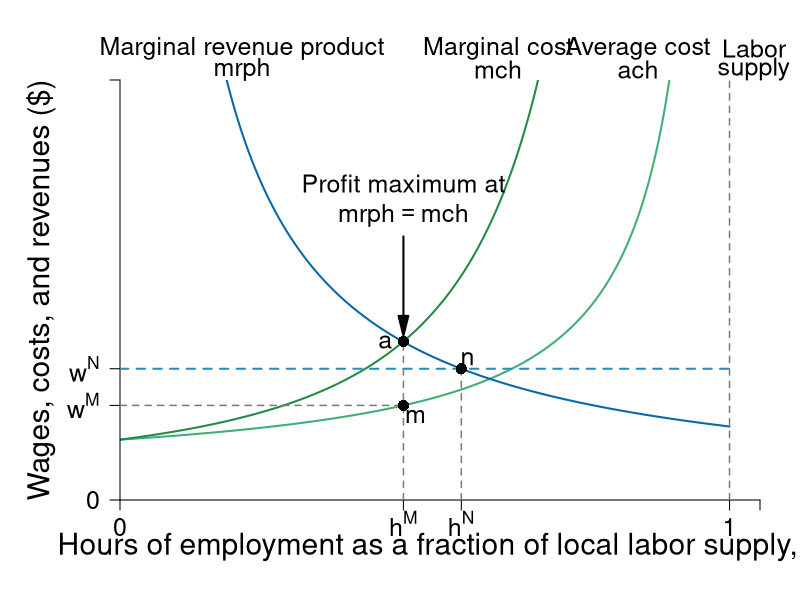

The R source for this figure:
require(shape)
require(plotrix)
pdf(file = "employment/no_shirking_wage_mch.pdf", width = 9, height = 7)

#Set parameters for graphics
axislabelsize <- 1.8
labelsize <- 1.5
namesize <- 1.8
annotatesize <- 1.5
graphlinewidth <- 2
segmentlinewidth <- 1.5

COL <- c("#7fc97f", "#beaed4", "#fdc086", "#ffff99", "#386cb0", "#f0027f", "#bf5b17", "#666666")
COLA <- c("#e0f3db", "#99d8c9","#66c2a4","#41ae76", "#238b45", "#005824")
COLB <- c("#c6dbef", "#4eb3d3", "#2b8cbe", "#0868ac","#084081")
COLC <- c("#fcfbfd", "#efedf5", "#dadaeb", "#bcbddc", "#9e9ac8", "#807dba", "#6a51a3", "#54278f", "#3f007d")
grays <- gray.colors(25, start = 1, end = 0)


WageFn <- function(h, ubar = 3, B = 2, t = 0.8) {
  B + ubar + (ubar - ubar*t +  ubar*t*h )/(t*(1 - h))
}

Mch <- function(h, ubar = 3, B = 2, t = 0.8) {
  B + ubar + (ubar - ubar*t +  ubar*t*h )/(t*(1 - h))+ (ubar*h)/(t*(1-h)^2)
}


MRP <- function(h, constant = 7, slope = 1){
  constant/(slope*h)
}

# mrp2 <- function(h, constant = 4, power = 2){
#   constant/(h^power)
# }

costRevSol <- function(h, constant = 7, ubar = 3, B = 2, t = 0.8){
  B + ubar + (ubar - ubar*t +  ubar*t*h )/(t*(1 - h)) + (ubar*h)/(t*(1-h)^2) - constant/h
}

#uniroot(costRevSol(x, constant = 7, ubar = 3, B = 2, t = 0.8), lower = 0.01, upper = 1)
  
par(mar =  c(5, 6, 4, 2))

xlims <- c(0, 1.05)
ylims <- c(0, 40)

plot(0, 0, xlim = xlims, ylim = ylims, type = "n",
     xlab = "",
     ylab = "",
     xaxt = "n", 
     yaxt = "n",
     cex.lab = axislabelsize, 
     bty = "n", 
     xaxs="i", 
     yaxs="i")

npts <- 500 
npts2 <- 501
#Specify the sequences of points for graphing. 
xx1 <- seq(xlims[1], 1, length.out = npts)
xx2 <- seq(xlims[1], xlims[2], length.out = npts)
xx3 <- seq(xlims[1], xlims[2], length.out = npts2)
xx4 <- seq(xlims[1], 25, length.out = npts2)

#Draw the lines for the graphs
lines(xx1, WageFn(xx1), col = COLA[4], lwd = graphlinewidth)
lines(xx1, Mch(xx1), col = COLA[5], lwd = graphlinewidth)
lines(xx1, MRP(xx1), col = COLB[4], lwd = graphlinewidth)
#lines(xx1, mrp2(xx1), col = COLB[4], lwd = graphlinewidth)

#lines(xx2, solowCondition(xx2, delta = 5), col = COL[3], lwd = 4)
#lines(xx2, solowInfeas(xx2, delta = 5), col = COL[1], lwd = 4, lty = 2)

#Guesses at intersections
LPoints <- c(0.465, 0.56) 


#Customize ticks and labels for the plot
ticksy <- c(0, WageFn(LPoints[1]), MRP(LPoints[2]), 40)
ylabels <- c(0,  expression(paste(w^M)), expression(paste(w^N)), NA)
ticksx <- c(0, LPoints, 1, xlims[2])
xlabels <- c(0, expression(paste(h^M)), expression(paste(h^N)), 1.0, NA)
axis(1, at = ticksx, pos = 0, labels = xlabels, cex.axis = labelsize)
axis(2, at = ticksy, pos = 0, labels = ylabels, las = 1,cex.axis = labelsize)

#Axis labels 
text(0.5*xlims[2], -4.5,  expression(paste("Hours of employment as a fraction of local labor supply, ", h)), xpd = TRUE, cex = axislabelsize) 
text(-0.13, 0.5*ylims[2], expression(paste("Wages, costs, and revenues ($)")), xpd = TRUE, cex = axislabelsize, srt = 90) 


#Annotation of the  graphs
text(0.85, 43, expression(paste("Average cost")), cex = labelsize, xpd = TRUE)
text(0.85, 41, expression(paste(ach)), cex = labelsize, xpd = TRUE)

text(0.62, 43, expression(paste("Marginal cost")), cex = labelsize, xpd = TRUE)
text(0.62, 41, expression(paste(mch)), cex = labelsize, xpd = TRUE)

text(0.2, 43, expression(paste("Marginal revenue product")), cex = labelsize, xpd = TRUE)
text(0.2, 41, expression(paste(mrph)), cex = labelsize, xpd = TRUE)



#Labor supply
segments(1, 0, 1, 42, lty = 2, lwd = segmentlinewidth, col = grays[20])
text(1.04, 43, expression(paste("Labor")), cex = labelsize, xpd = TRUE)
text(1.04, 41, expression(paste("supply")), cex = labelsize, xpd = TRUE)

#Line for the absolute maximum quality
#segments(1, 0, 1, 42, lty = 2, lwd = 3, col = "darkgray")
#segments(0.75, 0, 0.75, 20, lty = 2, lwd = 2, col = "darkgray")

#Arrow to Slope of BRF
#Arrows(0.5, 13, 0.58, 13, col = "black", lty = 1, lwd = 2, arr.type = "triangle")
#text(0.35, 13, expression(paste("Slope = " - u[q], " = ", frac(delta, (1 - q)^2))))


#Arrows(0.8, 15, 0.8, 19, col = "black", lty = 1, lwd = 2, arr.type = "triangle")
#Arrows(0.8, 15, 0.8, 6, col = "black", lty = 1, lwd = 2, arr.type = "triangle")
#text(0.92, 12.5, expression(paste("Employment Rent")))

#Text to indicate delta = 5
#text(0.2, 38, expression(paste("Wage Function")))
#text(0.2, 36, expression(paste("set to ", delta, " = 5")))


#Zero profit condition 
#segments(0, 20, 0.75, 20, lty = 1, lwd = 2, col = "darkgray")
#segments(0.75, 20, 1.2, 20, lty = 2, lwd = 2, col = "darkgray")

#Unemployment benefits & a
#segments(0, 5, 1.2, 5, lty = 2, lwd = 2, col = grays[20])
#segments(0, 2.5, 1.2, 2.5, lty = 2, lwd = 2, col = grays[20])

#Zero profit condition
#text(1.02, 21, expression(paste("Zero profit condition, ", w == w[0])))
#text(0.95, 6, expression(paste(B + underline(u)[t], " (opportunity cost of work)")),cex = labelsize,xpd =TRUE)
#text(0.95, 3.5, expression(paste(B, " (unemployment benefits)")),cex = labelsize, xpd =TRUE)
#text(1.08, 36, expression(paste("level of")))
#text(1.08, 34, expression(paste("employment, ", bar(H))))

#Guesses at intersections
LPoints <- c(0.465, 0.56) 

#Fixed wage comparison
segments(0, 12.5, 1, 12.5, lty = 2, lwd = graphlinewidth, col = COLB[3])


#segments(0, Mch(LPoints[1]), LPoints[1], Mch(LPoints[1]), lty = 2, lwd = segmentlinewidth, col = grays[20])
segments(LPoints[1], 0 , LPoints[1], Mch(LPoints[1]), lty = 2, lwd = segmentlinewidth, col = grays[20])
segments(0, WageFn(LPoints[1]), LPoints[1], WageFn(LPoints[1]), lty = 2, lwd = segmentlinewidth, col = grays[20])
segments(LPoints[2], 0, LPoints[2], MRP(LPoints[2]), lty = 2, lwd = segmentlinewidth, col = grays[20])

points(LPoints[1], Mch(LPoints[1]), pch = 16, col = "black", cex = 1.5)
text(LPoints[1] - 0.03, MRP(LPoints[1]), expression(paste(a)), cex = labelsize)


points(LPoints[1], WageFn(LPoints[1]), pch = 16, col = "black", cex = 1.5)
text(LPoints[1] + 0.02, WageFn(LPoints[1]) - 1, expression(paste(m)), cex = labelsize)

points(LPoints[2], MRP(LPoints[2]), pch = 16, col = "black", cex = 1.5)
text(LPoints[2] + 0.01, MRP(LPoints[2]) + 1, expression(paste(n)), cex = labelsize)


#Arrow to Slope of mrp = mcl
Arrows(LPoints[1], Mch(LPoints[1]) + 10, LPoints[1], Mch(LPoints[1]) + 1.5, col = "black", lty = 1, lwd = 2, arr.type = "triangle")
text(LPoints[1], Mch(LPoints[1]) + 15, expression(paste("Profit maximum at")), cex = labelsize)
text(LPoints[1], Mch(LPoints[1]) + 12, expression(paste(mrph == mch )), cex = labelsize)


dev.off()
